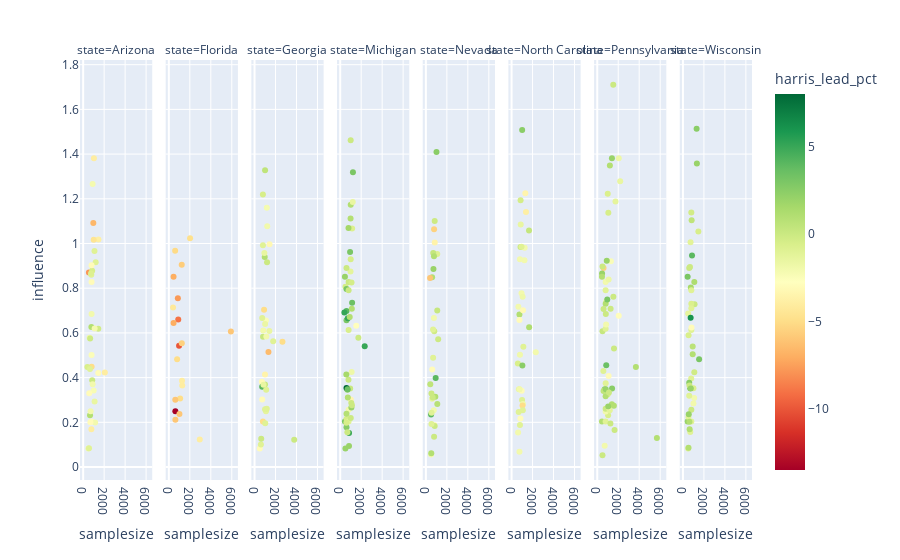

The cell this chart's notebook holds for it:
### Code cell
px.scatter(
    poll_swing.filter(
        pl.col("samplesize").is_not_null(),
        pl.col("enddate") > datetime.date(2024, 10, 1),
    ),
    x="samplesize",
    y="influence",
    # log_x=True,
    facet_col="state",
    hover_data=["pollster", "samplesize", "harris_pct", "trump_pct", "enddate"],
    color="harris_lead_pct",
    color_continuous_scale=px.colors.diverging.RdYlGn,
)

### Figure 1 — Plotly figure (JSON) as saved in the notebook; plotly's stock layout.template omitted (floating-point values rounded to 4 significant figures; data arrays with more than 128 entries replaced by an {"elided": "..."} marker saying what was removed)
{"data": [{"customdata": {"elided": "38x4 mixed values"}, "hovertemplate": "state=Arizona<br>samplesize=%{x}<br>influence=%{y}<br>pollster=%{customdata[0]}<br>harris_pct=%{customdata[1]}<br>trump_pct=%{customdata[2]}<br>enddate=%{customdata[3]}<br>harris_lead_pct=%{marker.color}<extra></extra>", "legendgroup": "", "marker": {"color": [-2, -4, -1, -2.3, -3, -5, -1.5, -2, 1, -3, -3, -0.25, -3, -0.6, -2.5, 0, -1, -2, -4, 1, -2.1, -2, -7.8, -2, -3.85, -2, -1, -0.1, -1, -4.55, -3, -1, -0.5, -6.65, -2.1, -3, -4, -0.8], "coloraxis": "coloraxis", "symbol": "circle"}, "mode": "markers", "name": "", "orientation": "v", "showlegend": false, "type": "scatter", "x": [500, 783, 555, 1000, 800, 808, 1090, 1141, 653, 580, 1435, 1440, 691, 400, 800, 861, 1193, 710, 2066, 781, 1094, 901, 550, 610, 1458, 803, 1079, 666, 775, 1005, 800, 652, 856, 967, 900, 800, 1025, 750], "xaxis": "x", "y": [0.0824, 0.1693, 0.08366, 0.3421, 0.2036, 0.4486, 0.2932, 0.199, 0.2318, 0.3303, 0.4211, 0.6183, 0.2003, 0.4473, 0.5016, 0.3886, 0.9159, 0.2492, 0.423, 0.6265, 0.6193, 0.3703, 0.8707, 0.5779, 1.018, 0.6847, 0.9664, 0.5746, 0.8601, 1.017, 0.8275, 0.439, 0.8777, 1.092, 1.267, 0.9023, 1.381, 0.8662], "yaxis": "y"}, {"customdata": [["Redfield & Wilton Strategies", 45, 49, "2024-10-02T00:00:00"], ["Mason-Dixon Polling & Strategy", 43, 49, "2024-10-04T00:00:00"], ["The New York Times/Siena College", 40.5, 54, "2024-10-06T00:00:00"], ["Marist College", 47, 51, "2024-10-07T00:00:00"], ["Redfield & Wilton Strategies", 44, 50, "2024-10-14T00:00:00"], ["RMG Research", 47, 52, "2024-10-17T00:00:00"], ["YouGov", 46, 51, "2024-10-17T00:00:00"], ["Redfield & Wilton Strategies", 45, 49, "2024-10-18T00:00:00"], ["University of North Florida", 43, 53, "2024-10-18T00:00:00"], ["Cherry Communications", 45, 51, "2024-10-20T00:00:00"], ["Emerson College", 45.9, 53.6, "2024-10-20T00:00:00"], ["Hunt Research", 44.25, 49.8, "2024-10-22T00:00:00"], ["St. Pete Polls", 44.6, 50.3, "2024-10-25T00:00:00"], ["YouGov", 46, 52, "2024-10-25T00:00:00"], ["Florida Atlantic University/Mainstreet Research", 44, 53, "2024-10-27T00:00:00"], ["Cygnal", 43.1, 48.2, "2024-10-28T00:00:00"], ["Morning Consult", 46.1, 50.9, "2024-11-01T00:00:00"], ["Stetson University", 46, 53, "2024-11-01T00:00:00"], ["Victory Insights", 46.9, 51.2, "2024-11-02T00:00:00"], ["Research Co.", 44, 51, "2024-11-03T00:00:00"]], "hovertemplate": "state=Florida<br>samplesize=%{x}<br>influence=%{y}<br>pollster=%{customdata[0]}<br>harris_pct=%{customdata[1]}<br>trump_pct=%{customdata[2]}<br>enddate=%{customdata[3]}<br>harris_lead_pct=%{marker.color}<extra></extra>", "legendgroup": "", "marker": {"color": [-4, -6, -13.5, -4, -6, -5, -5, -4, -10, -6, -7.7, -5.55, -5.7, -6, -9, -5.1, -4.8, -7, -4.3, -7], "coloraxis": "coloraxis", "symbol": "circle"}, "mode": "markers", "name": "", "orientation": "v", "showlegend": false, "type": "scatter", "x": [2946, 625, 622, 1257, 1009, 788, 1076, 1275, 977, 614, 860, 1234, 1227, 5916, 897, 600, 2022, 452, 400, 450], "xaxis": "x2", "y": [0.1236, 0.2117, 0.2491, 0.3855, 0.237, 0.4819, 0.3066, 0.3645, 0.542, 0.3008, 0.7546, 0.5539, 0.9054, 0.6062, 0.6599, 0.9675, 1.023, 0.6443, 0.7139, 0.8517], "yaxis": "y2"}, {"customdata": {"elided": "36x4 mixed values"}, "hovertemplate": "state=Georgia<br>samplesize=%{x}<br>influence=%{y}<br>pollster=%{customdata[0]}<br>harris_pct=%{customdata[1]}<br>trump_pct=%{customdata[2]}<br>enddate=%{customdata[3]}<br>harris_lead_pct=%{marker.color}<extra></extra>", "legendgroup": "", "marker": {"color": [-3, 0, 0.1, -1.3, -5, -1, -3, -3.1, -6.5, 0, -1, 4, 0.15, -3.6, -1.55, -1, -1.5, 0, -1, -2, -2, -5, -2.4, -1, -5, -1, -3.25, -1.6, -1.95, 1, -1, -1.5, 0.5, -2.15, -0.5, -1], "coloraxis": "coloraxis", "symbol": "circle"}, "mode": "markers", "name": "", "orientation": "v", "showlegend": false, "type": "scatter", "x": [500, 3783, 1000, 1089, 800, 608, 731, 701, 1328, 637, 1002, 730, 813, 1000, 1411, 1019, 855, 1193, 1168, 829, 1126, 2663, 1087, 1112, 910, 732, 1429, 1009, 1212, 972, 1779, 939, 1004, 1174, 800, 800], "xaxis": "x3", "y": [0.0824, 0.1222, 0.3694, 0.2499, 0.2036, 0.1003, 0.3025, 0.3813, 0.5144, 0.1265, 0.2587, 0.359, 0.5827, 0.4135, 0.609, 0.1961, 0.3683, 0.9159, 0.2603, 0.6109, 0.5836, 0.5599, 0.6552, 0.3461, 0.7033, 0.6671, 0.9961, 0.6401, 1.078, 0.9401, 0.563, 0.9578, 1.328, 1.159, 1.219, 0.9923], "yaxis": "y3"}, {"customdata": {"elided": "52x4 mixed values"}, "hovertemplate": "state=Michigan<br>samplesize=%{x}<br>influence=%{y}<br>pollster=%{customdata[0]}<br>harris_pct=%{customdata[1]}<br>trump_pct=%{customdata[2]}<br>enddate=%{customdata[3]}<br>harris_lead_pct=%{marker.color}<extra></extra>", "legendgroup": "", "marker": {"color": [2, 2, 2.6, -3.5, 3, 0.1, -0.5, -1, -2, 4.8, 0.9, -0.55, 0, 0, 2, 2, 0, -2.85, 8, 0, 3.5, -1.8, 3.5, 0, 3, 4, 5, -0.5, -0.6, 1, -0.4, 5.1, 1, 3, 5, 1, -1.25, 0, 3, -0.75, 1, 0, 0, 3, 1, -1.5, 1.6, 0, 1.5, 0, 2, -0.4], "coloraxis": "coloraxis", "symbol": "circle"}, "mode": "markers", "name": "", "orientation": "v", "showlegend": false, "type": "scatter", "x": [500, 839, 600, 1007, 450, 950, 600, 800, 800, 845, 600, 589, 1058, 682, 1065, 687, 789, 1529, 600, 1008, 705, 1090, 1136, 1115, 600, 600, 2336, 1000, 800, 728, 500, 400, 988, 600, 726, 1003, 983, 600, 1214, 1136, 1108, 800, 1731, 942, 908, 1198, 790, 800, 585, 998, 450, 1079], "xaxis": "x4", "y": [0.0824, 0.09421, 0.1781, 0.3022, 0.2039, 0.3514, 0.2148, 0.2036, 0.2566, 0.1526, 0.2385, 0.1983, 0.2868, 0.156, 0.2662, 0.3455, 0.39, 0.6322, 0.3534, 0.2193, 0.3474, 0.425, 0.7351, 0.2758, 0.6563, 0.6975, 0.5403, 0.9293, 0.6125, 0.3107, 0.8066, 0.6917, 1.112, 0.7965, 0.6658, 1.173, 0.8743, 0.8907, 1.318, 1.067, 0.7075, 0.8275, 0.5779, 0.9618, 0.6716, 1.186, 1.069, 0.7905, 0.4137, 1.462, 0.8517, 0.8258], "yaxis": "y4"}, {"customdata": {"elided": "33x4 mixed values"}, "hovertemplate": "state=Nevada<br>samplesize=%{x}<br>influence=%{y}<br>pollster=%{customdata[0]}<br>harris_pct=%{customdata[1]}<br>trump_pct=%{customdata[2]}<br>enddate=%{customdata[3]}<br>harris_lead_pct=%{marker.color}<extra></extra>", "legendgroup": "", "marker": {"color": [-2, 1, 0, 1.1, -3, 0.8, -2, 0, -1.5, 4, 0, -0.1, -1, -0.2, 0.5, -3, -1, 4, -1, 0, 0.2, -0.9, 2, -2, -3.6, 0.3, 1, -1, -6, 1, -5.5, -0.1, 2.5], "coloraxis": "coloraxis", "symbol": "circle"}, "mode": "markers", "name": "", "orientation": "v", "showlegend": false, "type": "scatter", "x": [500, 514, 782, 900, 800, 1088, 748, 838, 600, 496, 652, 1171, 529, 800, 420, 600, 540, 933, 683, 531, 1082, 1083, 721, 767, 845, 700, 593, 690, 400, 773, 782, 840, 1010], "xaxis": "x5", "y": [0.05653, 0.06134, 0.1351, 0.3147, 0.1882, 0.2821, 0.2543, 0.183, 0.3056, 0.2351, 0.3116, 0.5721, 0.1925, 0.6076, 0.3699, 0.436, 0.2429, 0.3982, 0.6155, 0.3288, 0.6999, 0.9527, 0.8857, 0.6671, 1.005, 0.957, 0.8492, 0.4887, 0.8461, 0.9435, 1.063, 1.1, 1.409], "yaxis": "y5"}, {"customdata": {"elided": "35x4 mixed values"}, "hovertemplate": "state=North Carolina<br>samplesize=%{x}<br>influence=%{y}<br>pollster=%{customdata[0]}<br>harris_pct=%{customdata[1]}<br>trump_pct=%{customdata[2]}<br>enddate=%{customdata[3]}<br>harris_lead_pct=%{marker.color}<extra></extra>", "legendgroup": "", "marker": {"color": [-2, -0.9, -1, -1.9, -0.6, 2.5, -5, -2, -1, -3, 1.2, -3, -1.9, -1.5, -2, -2, -1, -2, -2, 0, -2, -1.5, 1, -3.2, 0.3, -2, -3, -3.85, -1, -1, -1.8, -3.5, -0.4, -2, 2.5], "coloraxis": "coloraxis", "symbol": "circle"}, "mode": "markers", "name": "", "orientation": "v", "showlegend": false, "type": "scatter", "x": [753, 1000, 800, 1085, 600, 1031, 1042, 620, 1072, 965, 1674, 843, 800, 702, 950, 1226, 679, 650, 2308, 853, 770, 872, 750, 1091, 1665, 1250, 751, 1373, 1123, 949, 1056, 1310, 860, 800, 1010], "xaxis": "x6", "y": [0.06781, 0.2994, 0.1882, 0.2818, 0.4637, 0.4544, 0.2756, 0.154, 0.2535, 0.3411, 0.6256, 0.2168, 0.5023, 0.3477, 0.7779, 0.9248, 0.2459, 0.7168, 0.5137, 0.984, 0.348, 1.085, 0.6825, 0.7013, 1.058, 0.9812, 0.6576, 1.141, 0.5377, 0.9854, 0.7622, 1.225, 1.194, 0.9295, 1.508], "yaxis": "y6"}, {"customdata": {"elided": "56x4 mixed values"}, "hovertemplate": "state=Pennsylvania<br>samplesize=%{x}<br>influence=%{y}<br>pollster=%{customdata[0]}<br>harris_pct=%{customdata[1]}<br>trump_pct=%{customdata[2]}<br>enddate=%{customdata[3]}<br>harris_lead_pct=%{marker.color}<extra></extra>", "legendgroup": "", "marker": {"color": [0, 1, -0.6, 2.5, 1, -0.7, -2, 0, -1, -2, -1.05, 1, -1.2, 3.5, -3, 0, 1, 2, -2.9, 0.5, 2, 0, -3, -1, 2, -1.7, 1, 0.2, 1, 1, 0, -1, 0, -0.5, -1.5, -2, 0, 0, -2.4, -5.5, 2, 2, 0, 1, -1.3, 2, 0, -2, 0, 3, -1.75, -0.7, -1, 0, 1, -1.7], "coloraxis": "coloraxis", "symbol": "circle"}, "mode": "markers", "name": "", "orientation": "v", "showlegend": false, "type": "scatter", "x": [500, 5686, 1037, 1412, 450, 1000, 800, 800, 800, 707, 803, 800, 1193, 857, 1072, 1649, 1395, 707, 2048, 600, 1043, 1256, 1084, 583, 812, 860, 1586, 500, 800, 3685, 600, 800, 1116, 1057, 2186, 849, 819, 1273, 1299, 600, 1400, 460, 500, 1204, 1738, 908, 1538, 800, 1596, 956, 2049, 1000, 800, 1527, 450, 1089], "xaxis": "x7", "y": [0.05264, 0.1293, 0.232, 0.3517, 0.2039, 0.3256, 0.2487, 0.2611, 0.2036, 0.09548, 0.3749, 0.3169, 0.2539, 0.4558, 0.2685, 0.1656, 0.2805, 0.348, 0.6769, 0.3406, 0.2703, 0.1946, 0.4068, 0.4296, 0.3481, 0.7417, 0.274, 0.6075, 0.73, 0.4479, 0.7068, 0.6182, 0.3335, 1.138, 1.278, 0.6377, 0.6841, 0.7077, 0.9202, 0.8907, 1.381, 0.8659, 0.8966, 1.348, 1.188, 0.9232, 0.7614, 0.8275, 0.5303, 0.75, 1.382, 1.223, 0.7905, 1.71, 0.8517, 0.8387], "yaxis": "y7"}, {"customdata": {"elided": "44x4 mixed values"}, "hovertemplate": "state=Wisconsin<br>samplesize=%{x}<br>influence=%{y}<br>pollster=%{customdata[0]}<br>harris_pct=%{customdata[1]}<br>trump_pct=%{customdata[2]}<br>enddate=%{customdata[3]}<br>harris_lead_pct=%{marker.color}<extra></extra>", "legendgroup": "", "marker": {"color": [-1, 1, -1, -2, 2, -0.7, -1, 0, -2, 1, -1, 3, -1, 0.65, 2.5, 1, 0, -0.2, 0, -0.7, -1, 2, -1.4, 1.5, 3, -1, 2, 6, -0.55, -3, 0, 2, 0.5, -0.05, -0.6, -1, 1, 4, -1.15, -0.3, -1, 2.5, 3, 1.2], "coloraxis": "coloraxis", "symbol": "circle"}, "mode": "markers", "name": "", "orientation": "v", "showlegend": false, "type": "scatter", "x": [500, 533, 700, 1073, 450, 1000, 800, 800, 1004, 641, 527, 695, 787, 932, 600, 622, 624, 1083, 1108, 800, 600, 557, 500, 753, 1542, 800, 746, 736, 1470, 818, 600, 1330, 831, 673, 540, 800, 932, 867, 728, 800, 800, 1305, 450, 1086], "xaxis": "x8", "y": [0.0824, 0.08585, 0.157, 0.3085, 0.2039, 0.3522, 0.2036, 0.2566, 0.2846, 0.1688, 0.224, 0.3527, 0.3961, 0.5394, 0.3772, 0.203, 0.3652, 0.4241, 0.7284, 0.7307, 0.3185, 0.2358, 0.6865, 0.8032, 0.4822, 0.6125, 0.3509, 0.6679, 1.053, 0.6242, 0.8907, 1.358, 1.104, 0.8949, 0.5896, 0.7108, 0.505, 0.9468, 1.006, 1.138, 0.7905, 1.513, 0.8517, 0.8272], "yaxis": "y8"}], "layout": {"annotations": [{"font": {}, "showarrow": false, "text": "state=Arizona", "x": 0.05375, "xanchor": "center", "xref": "paper", "y": 1, "yanchor": "bottom", "yref": "paper"}, {"font": {}, "showarrow": false, "text": "state=Florida", "x": 0.1812, "xanchor": "center", "xref": "paper", "y": 1, "yanchor": "bottom", "yref": "paper"}, {"font": {}, "showarrow": false, "text": "state=Georgia", "x": 0.3087, "xanchor": "center", "xref": "paper", "y": 1, "yanchor": "bottom", "yref": "paper"}, {"font": {}, "showarrow": false, "text": "state=Michigan", "x": 0.4363, "xanchor": "center", "xref": "paper", "y": 1, "yanchor": "bottom", "yref": "paper"}, {"font": {}, "showarrow": false, "text": "state=Nevada", "x": 0.5637, "xanchor": "center", "xref": "paper", "y": 1, "yanchor": "bottom", "yref": "paper"}, {"font": {}, "showarrow": false, "text": "state=North Carolina", "x": 0.6912, "xanchor": "center", "xref": "paper", "y": 1, "yanchor": "bottom", "yref": "paper"}, {"font": {}, "showarrow": false, "text": "state=Pennsylvania", "x": 0.8188, "xanchor": "center", "xref": "paper", "y": 1, "yanchor": "bottom", "yref": "paper"}, {"font": {}, "showarrow": false, "text": "state=Wisconsin", "x": 0.9463, "xanchor": "center", "xref": "paper", "y": 1, "yanchor": "bottom", "yref": "paper"}], "coloraxis": {"colorbar": {"title": {"text": "harris_lead_pct"}}, "colorscale": [[0, "rgb(165,0,38)"], [0.1, "rgb(215,48,39)"], [0.2, "rgb(244,109,67)"], [0.3, "rgb(253,174,97)"], [0.4, "rgb(254,224,139)"], [0.5, "rgb(255,255,191)"], [0.6, "rgb(217,239,139)"], [0.7, "rgb(166,217,106)"], [0.8, "rgb(102,189,99)"], [0.9, "rgb(26,152,80)"], [1, "rgb(0,104,55)"]]}, "legend": {"tracegroupgap": 0}, "margin": {"t": 60}, "xaxis": {"anchor": "y", "domain": [0, 0.1075], "title": {"text": "samplesize"}}, "xaxis2": {"anchor": "y2", "domain": [0.1275, 0.235], "matches": "x", "title": {"text": "samplesize"}}, "xaxis3": {"anchor": "y3", "domain": [0.255, 0.3625], "matches": "x", "title": {"text": "samplesize"}}, "xaxis4": {"anchor": "y4", "domain": [0.3825, 0.49], "matches": "x", "title": {"text": "samplesize"}}, "xaxis5": {"anchor": "y5", "domain": [0.51, 0.6175], "matches": "x", "title": {"text": "samplesize"}}, "xaxis6": {"anchor": "y6", "domain": [0.6375, 0.745], "matches": "x", "title": {"text": "samplesize"}}, "xaxis7": {"anchor": "y7", "domain": [0.765, 0.8725], "matches": "x", "title": {"text": "samplesize"}}, "xaxis8": {"anchor": "y8", "domain": [0.8925, 1], "matches": "x", "title": {"text": "samplesize"}}, "yaxis": {"anchor": "x", "domain": [0, 1], "title": {"text": "influence"}}, "yaxis2": {"anchor": "x2", "domain": [0, 1], "matches": "y", "showticklabels": false}, "yaxis3": {"anchor": "x3", "domain": [0, 1], "matches": "y", "showticklabels": false}, "yaxis4": {"anchor": "x4", "domain": [0, 1], "matches": "y", "showticklabels": false}, "yaxis5": {"anchor": "x5", "domain": [0, 1], "matches": "y", "showticklabels": false}, "yaxis6": {"anchor": "x6", "domain": [0, 1], "matches": "y", "showticklabels": false}, "yaxis7": {"anchor": "x7", "domain": [0, 1], "matches": "y", "showticklabels": false}, "yaxis8": {"anchor": "x8", "domain": [0, 1], "matches": "y", "showticklabels": false}}}
